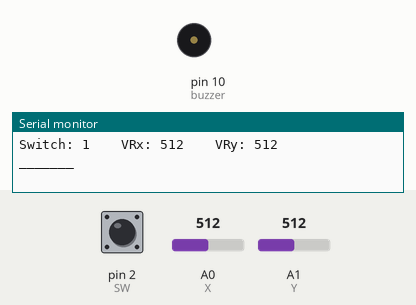
This sketch was run on a simulated Arduino Uno, built with avr-gcc and run on an emulated ATmega328P. Parts: buzzer (waves = sounding), the last lines printed to the serial monitor. Inputs (shaded band) come from the test bench; at power-on: A1 (Y) = 512, pin 2 (SW) HIGH, A0 (X) = 512.

Above: at 1.3 s.
1.4 s: A1 (Y) set to 214
3.2 s: A1 (Y) set to 188
At 4.1 s:
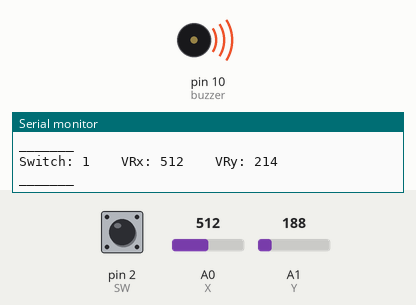
Timing chart, 0 to 24.4 s (numbered marks = the images above; inputs shaded):
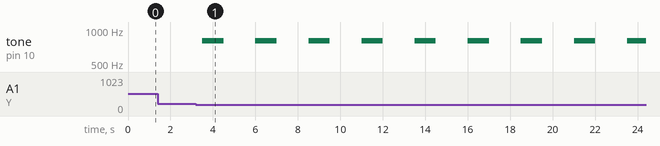

The sketch:

buzzer.ino
```cpp
const int SW = 2; // SW
const int X = 0; // VRx
const int Y = 1; // VRy
const int buzzer = 10;
void setup() {
  // put your setup code here, to run once:
  pinMode(SW, INPUT_PULLUP);
  Serial.begin(9600);
  pinMode(buzzer, OUTPUT);
}

void loop() {


  Serial.print("Switch: ");
  Serial.print(digitalRead(SW));
  Serial.print("\t\t");
  Serial.print("VRx: ");
  Serial.print(analogRead(X));
  Serial.print("\t\t");
  Serial.print("VRy: ");
  Serial.println(analogRead(Y));
  Serial.println("_______");
  delay(500);
  if (analogRead(Y) > 1000)
  {
    tone(buzzer, 1000);
    delay(1000);
  }
  if (analogRead(Y) < 200)
  {
    tone(buzzer, 800);
    delay(1000);
  }
  noTone(buzzer);
  delay(1000);
}
```

Measured:
- the behaviour switches between 200 and 199 on A1 (Y) (found by bisection; images 0 and 1)
- after the input at 3.2 s, tone on pin 10 (buzzer): alternates 800 Hz for 1.0 s and silent for 1.5 s, starting after 0.30 s
